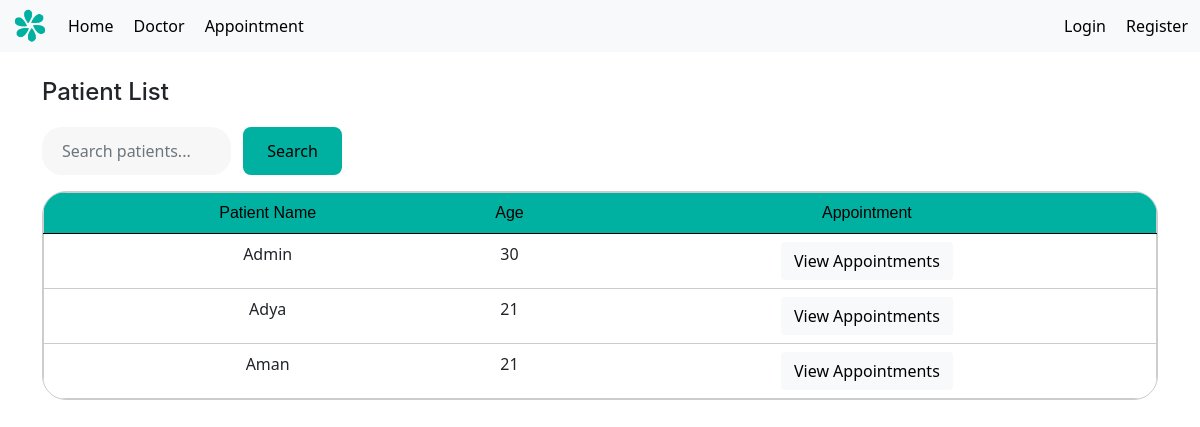
Page /patient on the earlier database version.
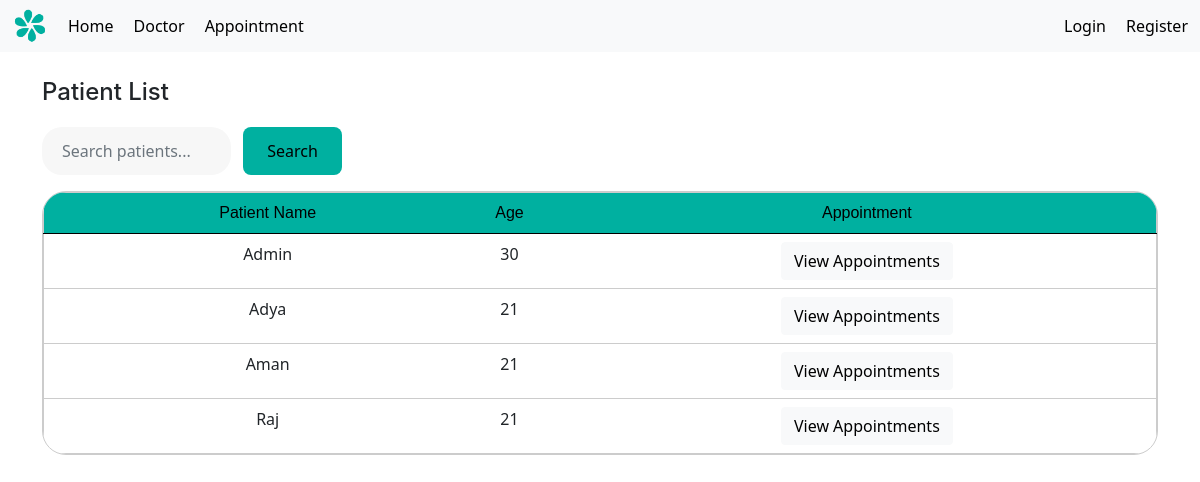
Same page on the later database version.
### models.py (models this page shows, shortened)
class patient(UserMixin, db.Model):
    id = db.Column(db.Integer, primary_key=True)
    username = db.Column(db.String(100), unique=True, nullable=False)
    name = db.Column(db.String(100), nullable=False)
    age = db.Column(db.Integer, nullable=False)
    password = db.Column(db.String(200), nullable=False)
    appointments = db.relationship('appointment', back_populates='patient', lazy=True)
    is_admin = db.Column(db.Boolean, default=False)
    is_doctor = db.Column(db.Boolean, default=False)

### app.py (the view)
@app.route('/patient', methods=['GET', 'POST'])
def Patient():
    q = request.args.get("q", "")  # get search text, default empty
    if q:
        pat = patient.query.filter(
            (patient.name.ilike(f"%{q}%")) |
            (patient.username.ilike(f"%{q}%"))
        ).all()
    else:
        pat = patient.query.all()
    return render_template('patient.html', patient=pat)

### app.py (called while the page is built)
@app.context_processor
def inject_user():
    return dict(current_user=current_user, request = request)

### templates/patient.html
{% extends 'layout.html' %}
{% block content %}
<h1 style="margin-bottom: 20px;">Patient List</h1>
 <form method="GET" class="mb-3" style="display:flex; gap:12px; width: 300px;">
    <input type="text" name="q"
           class="form-control"
           placeholder="Search patients..."
           value="{{ q }}">
    <button class="btn btn-primary">Search</button>
</form>
<div class="flex-column mx-auto gap-16p" style = "align-items: center; display: flex">
<div style=" border: 1px solid #ccc; border-radius: 24px; width: 100%; overflow: clip;">
<table class="table" style="text-align: center; padding: 20px; border: 1px solid #ccc; margin-bottom: 0px;">
  <thead class="thead-darky">
    <tr>
        <th scope="col"></th>
        <th scope="col">Patient Name</th>
        <th scope="col">Age</th>
        <th scope="col">Appointment</th>
    </tr>
  </thead>
  <tbody>
      {% for p in patient %}
      <tr class="table-row-link">
          <td><a href="{{ url_for('patient_profile', patient_id=p.id) }}"></a></td>
          <td><a href="{{ url_for('patient_profile', patient_id=p.id) }}">{{ p.name }}</a></td>
          <td><a href="{{ url_for('patient_profile', patient_id=p.id) }}">{{ p.age }}</a></td>
          <td>
              <a href="{{ url_for('patient_profile', patient_id=p.id) }}">
                  <button type="button" class="btn-light btn">View Appointments</button>
              </a>
      </tr>
      {% endfor %}
  </tbody>
</table>
</div>
</div>
{% endblock %}

Differences in the rows shown:
added patient: name "Raj", age "21"
